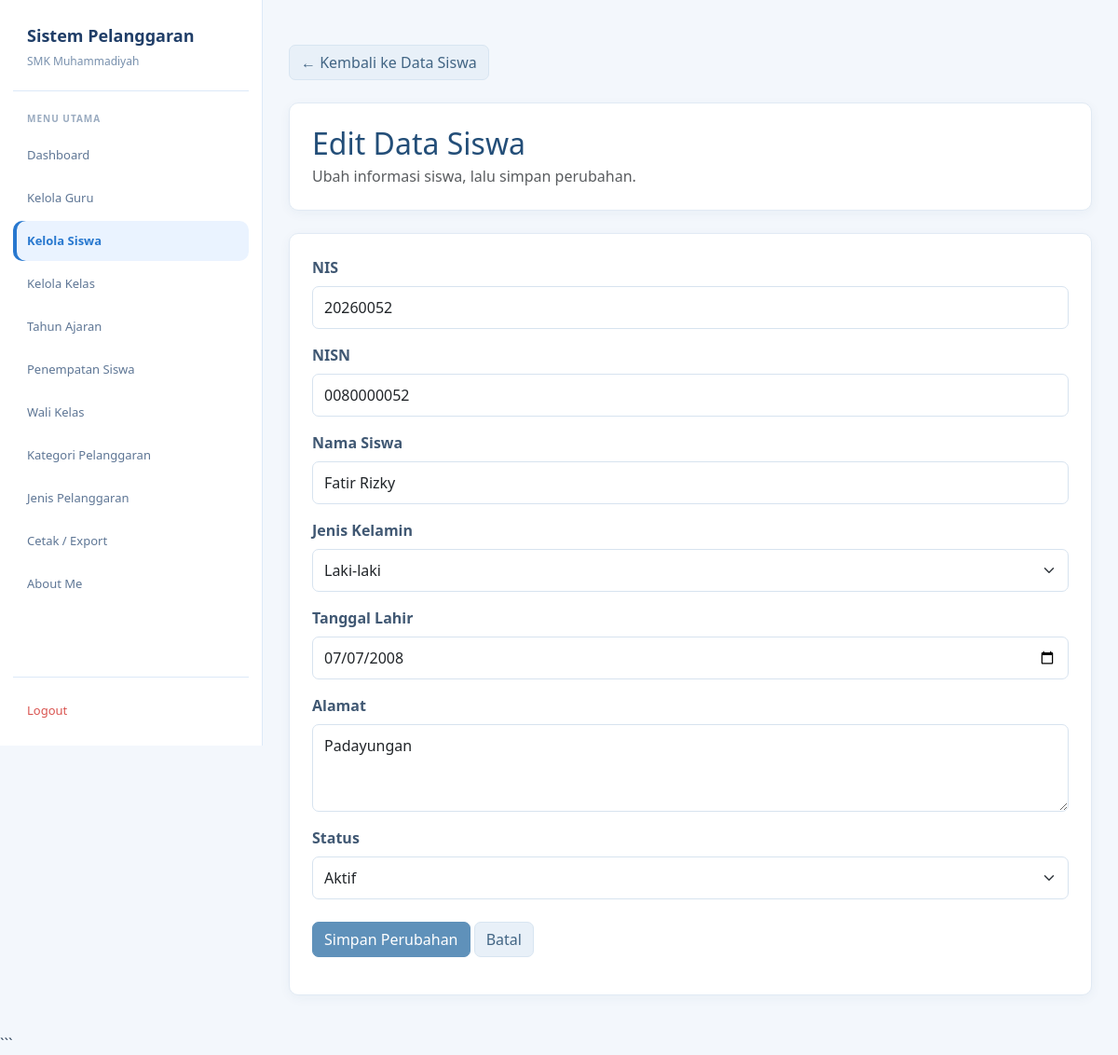
Page /admin/edit_siswa.php?id=53 (signed in) on the committed database.
### tables this page shows
CREATE TABLE `t_siswa` (
  `id` int(11) NOT NULL,
  `nis` varchar(10) NOT NULL,
  `nisn` varchar(10) NOT NULL,
  `nama` varchar(150) NOT NULL,
  `jenis_kelamin` char(1) NOT NULL,
  `tanggal_lahir` date NOT NULL,
  `alamat` text NOT NULL,
  `status_aktif` tinyint(1) NOT NULL,
  `created_at` timestamp NULL DEFAULT current_timestamp(),
  `update_at` timestamp NULL DEFAULT current_timestamp()
);

### admin/edit_siswa.php (the view, shortened to what this page needs)
<?php
include "../config/koneksi.php";
function e($value): string {
    return htmlspecialchars((string)($value ?? ''), ENT_QUOTES, 'UTF-8');
}
$id = $_GET['id'] ?? $_POST['id'] ?? '';
$id = (int)$id;
$stmt = mysqli_prepare(
    $koneksi,
    "SELECT id, nis, nisn, nama, jenis_kelamin,
            tanggal_lahir, alamat, status_aktif
     FROM t_siswa WHERE id = ?"
);
mysqli_stmt_bind_param($stmt, "i", $id);
mysqli_stmt_execute($stmt);
$result = mysqli_stmt_get_result($stmt);
$siswa = mysqli_fetch_assoc($result);
?>
<!DOCTYPE html>
<html lang="id">
<head>
    <link href="https://cdn.jsdelivr.net/npm/bootstrap@5.3.8/dist/css/bootstrap.min.css"
          rel="stylesheet">
</head>
<body>
<aside class="sidebar">
    <div class="brand">
        <div class="brand-title">Sistem Pelanggaran</div>
        <div class="brand-subtitle">SMK Muhammadiyah</div>
    </div>
    <div class="menu-title">Menu Utama</div>
    <nav class="menu">
        <a href="../dashboard.php" class="menu-link">Dashboard</a>
        <a href="guru.php" class="menu-link">Kelola Guru</a>
        <a href="siswa.php" class="menu-link active">Kelola Siswa</a>
        <a href="kelas.php" class="menu-link">Kelola Kelas</a>
        <a href="tahun_ajaran.php" class="menu-link">Tahun Ajaran</a>
        <a href="penempatan_siswa.php" class="menu-link">Penempatan Siswa</a>
        <a href="wali_kelas.php" class="menu-link">Wali Kelas</a>
        <a href="kategori_pelanggaran.php" class="menu-link">Kategori Pelanggaran</a>
        <a href="jenis_pelanggaran.php" class="menu-link">Jenis Pelanggaran</a>
        <a href="cetak_export.php" class="menu-link">Cetak / Export</a>
        <a href="../about.php" class="menu-link">About Me</a>
    </nav>
    <div class="logout">
        <a href="../logout.php" class="menu-link">Logout</a>
    </div>
</aside>
<main class="main">
    <div class="container-fluid p-0">
        <div class="mb-4">
            <a href="siswa.php" class="btn btn-secondary">
                &larr; Kembali ke Data Siswa
            </a>
        </div>
        <div class="card mb-4">
            <div class="card-body">
                <h2 class="judul mb-1">Edit Data Siswa</h2>
                <p class="text-muted mb-0">
                    Ubah informasi siswa, lalu simpan perubahan.
                </p>
            </div>
        </div>
        <div class="card">
            <div class="card-body">
                <form method="POST"
                      action="edit_siswa.php?id=<?= $id; ?>">
                    <div class="mb-3">
                        <label for="nis" class="form-label">NIS</label>
                        <input type="text" id="nis" name="nis"
                               class="form-control"
                               value="<?= e($siswa['nis']); ?>" required>
                    </div>
                    <div class="mb-3">
                        <label for="nisn" class="form-label">NISN</label>
                        <input type="text" id="nisn" name="nisn"
                               class="form-control"
                               value="<?= e($siswa['nisn']); ?>" required>
                    </div>
                    <div class="mb-3">
                        <label for="nama" class="form-label">Nama Siswa</label>
                        <input type="text" id="nama" name="nama"
                               class="form-control"
                               value="<?= e($siswa['nama']); ?>" required>
                    </div>
                    <div class="mb-3">
                        <label for="jenis_kelamin" class="form-label">
                            Jenis Kelamin
                        </label>
                        <select id="jenis_kelamin" name="jenis_kelamin"
                                class="form-select" required>
                            <option value="L"
                                <?= $siswa['jenis_kelamin'] === 'L' ? 'selected' : ''; ?>>
                                Laki-laki
                            </option>
                        </select>
                    </div>
                    <div class="mb-3">
                        <label for="tanggal_lahir" class="form-label">
                            Tanggal Lahir
                        </label>
                        <input type="date" id="tanggal_lahir"
                               name="tanggal_lahir" class="form-control"
                               value="<?= e($siswa['tanggal_lahir']); ?>" required>
                    </div>
                    <div class="mb-3">
                        <label for="alamat" class="form-label">Alamat</label>
                        <textarea id="alamat" name="alamat"
                                  class="form-control" rows="3"
                                  required><?= e($siswa['alamat']); ?></textarea>
                    </div>
                    <div class="mb-4">
                        <label for="status_aktif" class="form-label">
                            Status
                        </label>
                        <select id="status_aktif" name="status_aktif"
                                class="form-select" required>
                            <option value="1"
                                <?= (string)$siswa['status_aktif'] === '1' ? 'selected' : ''; ?>>
                                Aktif
                            </option>
                        </select>
                    </div>
                    <button type="submit" name="simpan_perubahan"
                            class="btn btn-primary">
                        Simpan Perubahan
                    </button>
                    <a href="siswa.php" class="btn btn-secondary">
                        Batal
                    </a>
                </form>
            </div>
        </div>
    </div>
</main>
</body>
</html>

### admin/edit_siswa.php (style rules this page uses)
:root { --blue: #2878cf; --blue-dark: #203e68; --blue-soft: #eaf3ff; --muted: #7890ad; --line: #dce9f8; }
* { box-sizing: border-box; }
body { margin: 0; background: #f3f7fc; color: #2f435a; font-family: "Segoe UI", Arial, sans-serif; }
a { text-decoration: none; }
.sidebar { position: fixed; left: 0; top: 0; width: 282px; height: 100vh; overflow-y: auto; background: #fff; border-right: 1px solid var(--line); padding: 25px 14px 16px; display: flex; flex-direction: column; z-index: 1000; }
.brand { padding: 0 15px 22px; border-bottom: 1px solid var(--line); margin-bottom: 22px; }
.brand-title { font-size: 18px; font-weight: 700; color: var(--blue-dark); margin-bottom: 5px; }
.brand-subtitle { font-size: 12px; color: var(--muted); }
.menu-title { font-size: 10px; font-weight: 700; color: #9aabc0; letter-spacing: 1px; text-transform: uppercase; margin: 0 15px 10px; }
.menu { display: flex; flex-direction: column; gap: 3px; }
.menu-link { min-height: 43px; display: flex; align-items: center; padding: 10px 15px; border-radius: 10px; color: #5e7695; font-size: 13px; }
.menu-link:hover, .menu-link.active { background: var(--blue-soft); color: var(--blue); }
.menu-link.active { font-weight: 600; box-shadow: inset 4px 0 0 var(--blue); }
.logout { margin-top: auto; padding-top: 14px; border-top: 1px solid var(--line); }
.logout .menu-link { color: #d9534f; }
.main { margin-left: 282px; min-height: 100vh; padding: 24px 28px 40px; }
.judul, h4 { color: #234e78; }
.card { border: 1px solid #e1eaf4 !important; border-radius: 10px; box-shadow: 0 3px 12px rgba(35,78,120,.05); }
.card-body { padding: 24px; }
.form-label { color: #405873; font-weight: 600; }
.form-control, .form-select { border-color: #d7e3ef; border-radius: 7px; padding: 10px 12px; }
.btn { border-radius: 7px; }
.btn-primary { --bs-btn-bg: #5f91ba; --bs-btn-border-color: #5f91ba; --bs-btn-hover-bg: #4b7fa9; --bs-btn-hover-border-color: #4b7fa9; }
.btn-secondary { --bs-btn-bg: #e8f0f8; --bs-btn-border-color: #d8e5f1; --bs-btn-color: #426584; --bs-btn-hover-bg: #dceaf6; --bs-btn-hover-color: #234e78; }

### rows in the picture
t_siswa: nis "20260052", nisn "0080000052", nama "Fatir Rizky", jenis_kelamin "Laki-laki", tanggal_lahir "07/07/2008", alamat "Padayungan", status_aktif "Aktif"
